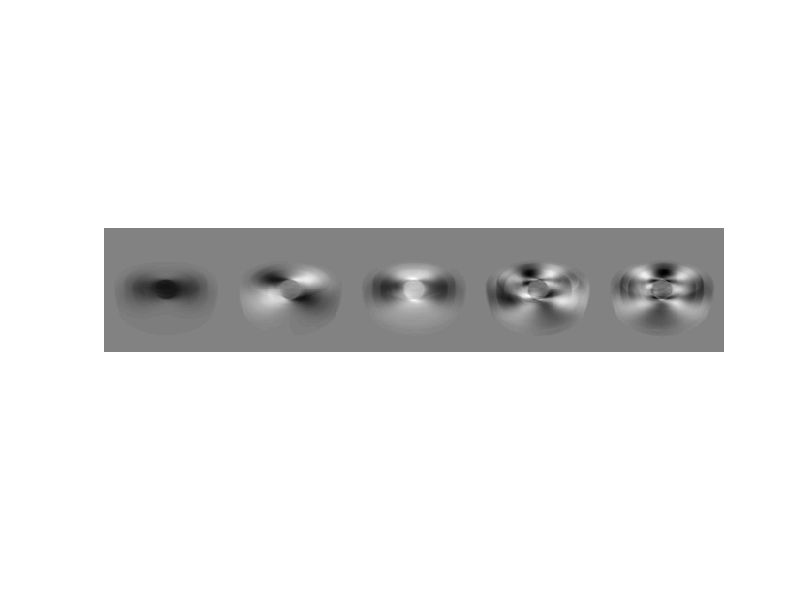
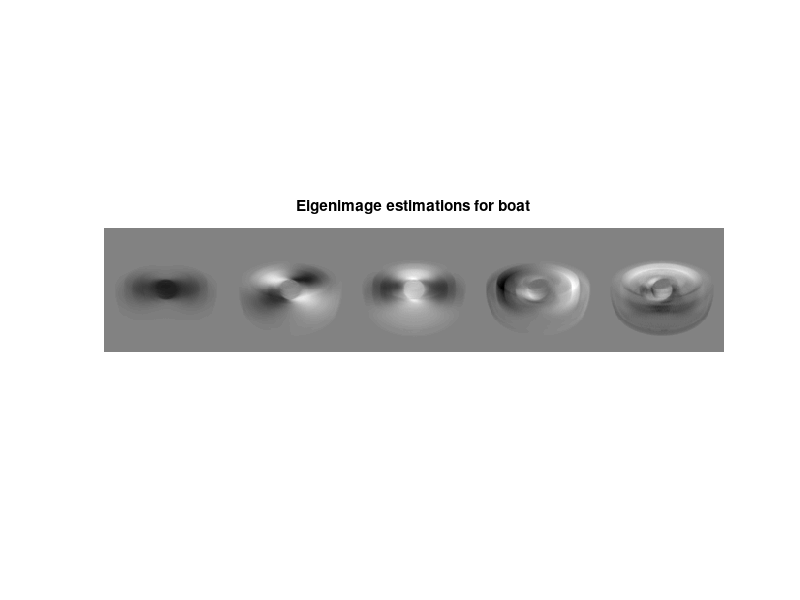

These charts were generated, in order, by the following MATLAB code:
close all
clear all
clc
load('imageData/ImagedataFlashlight64.mat')
n = size(X,2);
XT=X';
theta = pi/n;
[U,S,V] = svd(X,0);

%showing eigenimages
I=[];
for i = 1:5
   I=[I,reshape(U(:,i),[],128)];
end
figure
imshow(I,[])
%%%%%%%%%%%%%%%%%%%%%%%%%%%%%%%%%%%%%
%computation usually done offline
%%%%%%%%%%%%%%%%%%%%%%%%%%%%%%%%%%%%%
N=n;
for k=0:N-1
    for l=0:N-1
        w(k+1,l+1)=cos((2*pi*k*l)/N)-1i*sin((2*pi*k*l)/N);
    end
end
F=w/sqrt(n);
H1 = (1/sqrt(2))*real(F(:,1));
H=[];
for i = 2:n
    H=[H,real(w(:,i)),imag(w(:,i))];
end
H=[H1,H]*sqrt(2);
Hf = H(:,1:n);

normXT = norm(XT,'fro')^2;
rho=0;
for i = 1:n
    rho = rho + (norm(H(:,i)'*XT,'fro')^2 / normXT);
    if(rho>0.99)
        break
    end
end
i

% H(:,2)=[];
% H(:,1)=H(:,1)/sqrt(2);
% H=H*sqrt(2);
Y=zeros(size(X));
for i = 1:size(Y,1)
   Y(i,:) = fft(X(i,:)); 
end

Y2=[];
Y2(:,1) = (1/sqrt(2))*real(Y(:,1));
for i = 2:size(Y,2)
    Y2 = [Y2,real(Y(:,i)),imag(Y(:,i))];
end
XH = Y2(:,1:5)*sqrt(2/2);


[U2,S2,V2] = svd(XH,0);
J=[];
for i = 1:5
   J=[J,reshape(U2(:,i),[],128)];
end
figure
imshow([J],[])
title('Eigenimage estimations for boat')